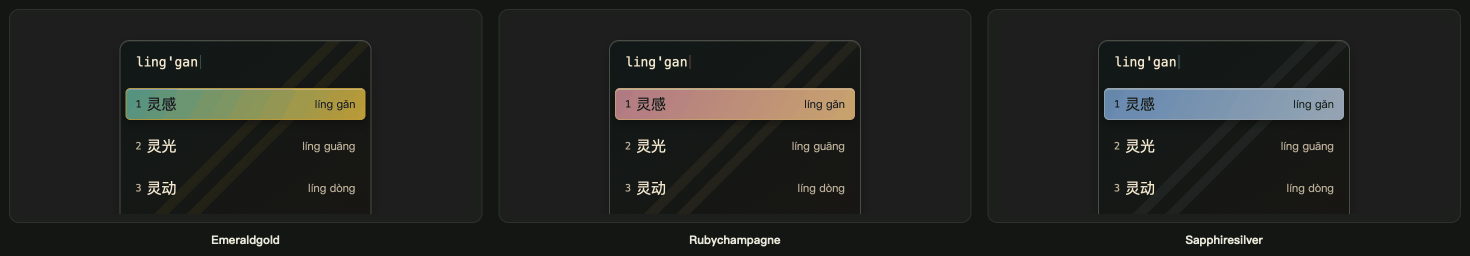
#> input picture glow-studio/screenshots/families/artdeco.png, 2940 x 511 px (shown at 1/2 size); its folder holds only this picture in this run
$ python trim-previews.py
#> lines starting #> are read from the running program, lines starting #| are printed output that depends on the picture; after the words box and inside, x2 and y2 are one past the last pixel; in counts of white or black regions, pixels touching at a corner belong together
#> in trim, im is the input picture: PIL image 2940x511 P; mean R, G, B 35, 36.2, 33.3
#!/usr/bin/env python3
"""Trim and compress the preview PNGs produced by build-guest-previews.cjs.

Playwright screenshots a fixed viewport, leaving a wide border of background
around the candidate panel. This crops every shot to its content bounding box
(plus a small margin) and re-encodes it so the repository stays small.

Usage:
    python3 glow-studio/trim-previews.py            # trim + compress all
    python3 glow-studio/trim-previews.py --check    # report only, no writes
"""
import argparse
from pathlib import Path

import numpy as np
from PIL import Image

PACK = Path(__file__).resolve().parent
SHOTS = PACK / 'screenshots'
MARGIN = 18          # px of padding kept around the content
BG_TOLERANCE = 18    # channel distance from the corner colour that still counts as background


def content_bbox(im, tolerance=BG_TOLERANCE):
    """Bounding box of everything that differs from the top-left pixel."""
#> called with tolerance = 18
    a = np.asarray(im.convert('RGB')).astype(np.int16)
    bg = a[0, 0]
#> bg = [20, 22, 20]
    mask = np.abs(a - bg).sum(axis=2) > tolerance
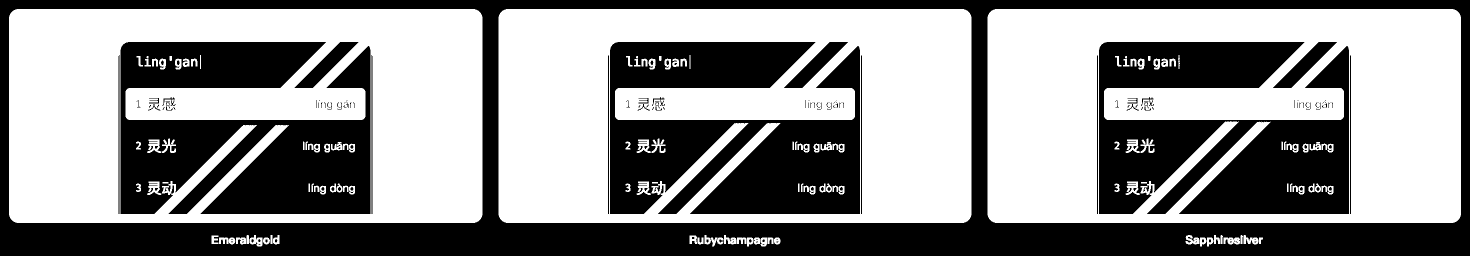
#> mask: shape (511, 2940) bool (shown at 1/2 size); 56.6% white; 188 black regions (106 under 20 px), largest, box (x1, y1, x2, y2) and area: (0, 0, 2940, 511) 282351, (241, 84, 741, 428) 117820, (1220, 84, 1720, 428) 117599
    if not mask.any():
        return None
    ys, xs = np.where(mask)
    return int(xs.min()), int(ys.min()), int(xs.max()) + 1, int(ys.max()) + 1


def trim(path, check=False):
    before = path.stat().st_size
    im = Image.open(path)
    box = content_bbox(im)
#> box = (18, 18, 2922, 493)
    if not box:
        return before, before, None
    w, h = im.size
#> w = 2940; h = 511
    left = max(0, box[0] - MARGIN)
#> left = 0
    top = max(0, box[1] - MARGIN)
#> top = 0
    right = min(w, box[2] + MARGIN)
#> right = 2940
    bottom = min(h, box[3] + MARGIN)
#> bottom = 511
    cropped = im.crop((left, top, right, bottom))
    if check:
        return before, before, cropped.size
    # Palette-quantise the UI shots: flat colours survive 256 colours cleanly while
    # the file shrinks by an order of magnitude.
    out = cropped.convert('RGB').quantize(colors=256, method=Image.MEDIANCUT, dither=Image.NONE)
    out.save(path, optimize=True)
    return before, path.stat().st_size, cropped.size


def main():
    ap = argparse.ArgumentParser(description=__doc__)
    ap.add_argument('--check', action='store_true')
    args = ap.parse_args()
    targets = sorted(SHOTS.glob('guest-*.png')) + \
              sorted((SHOTS / 'families').glob('*.png')) + \
              sorted((SHOTS / 'themes').glob('*.png'))
    if not targets:
        raise SystemExit('No preview images found; run build-guest-previews.cjs first.')
    total_before = total_after = 0
    for p in targets:
        before, after, size = trim(p, check=args.check)
#> before = 135839; after = 135839; size = (2940, 511)
        total_before += before
#> total_before = 135839
        total_after += after
#> total_after = 135839
        print(f'{p.relative_to(PACK)!s:44} {before/1024:9.1f}K -> {after/1024:8.1f}K  {size}')
#| screenshots/families/artdeco.png                 132.7K ->    132.7K  (2940, 511)
    print(f'\n{len(targets)} files: {total_before/1048576:.1f}MB -> {total_after/1048576:.1f}MB')
#| 1 files: 0.1MB -> 0.1MB


if __name__ == '__main__':
    main()

$ run again, on glow-studio/screenshots/families/dopamine.png
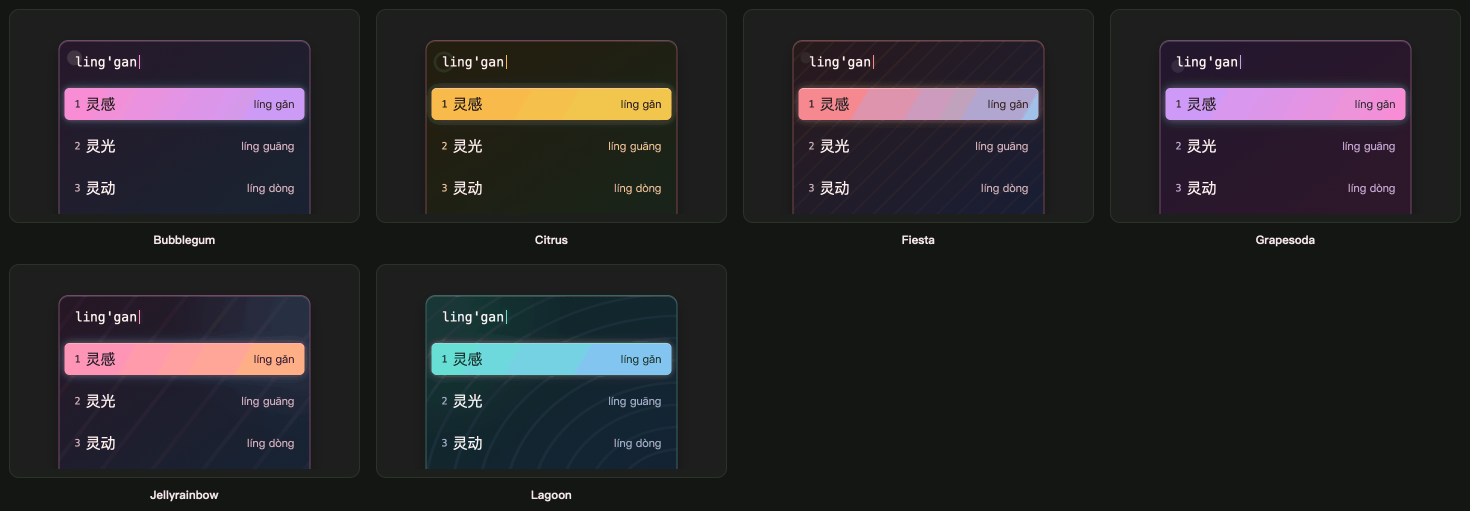
#> input picture glow-studio/screenshots/families/dopamine.png, 2940 x 1021 px (shown at 1/2 size)
#> in trim, im is the input picture: PIL image 2940x1021 P; mean R, G, B 39.8, 38, 40.6
#> bg = [20, 22, 20]
#> in content_bbox, `mask = np.abs(a - bg).sum(axis=2) > tolerance`:
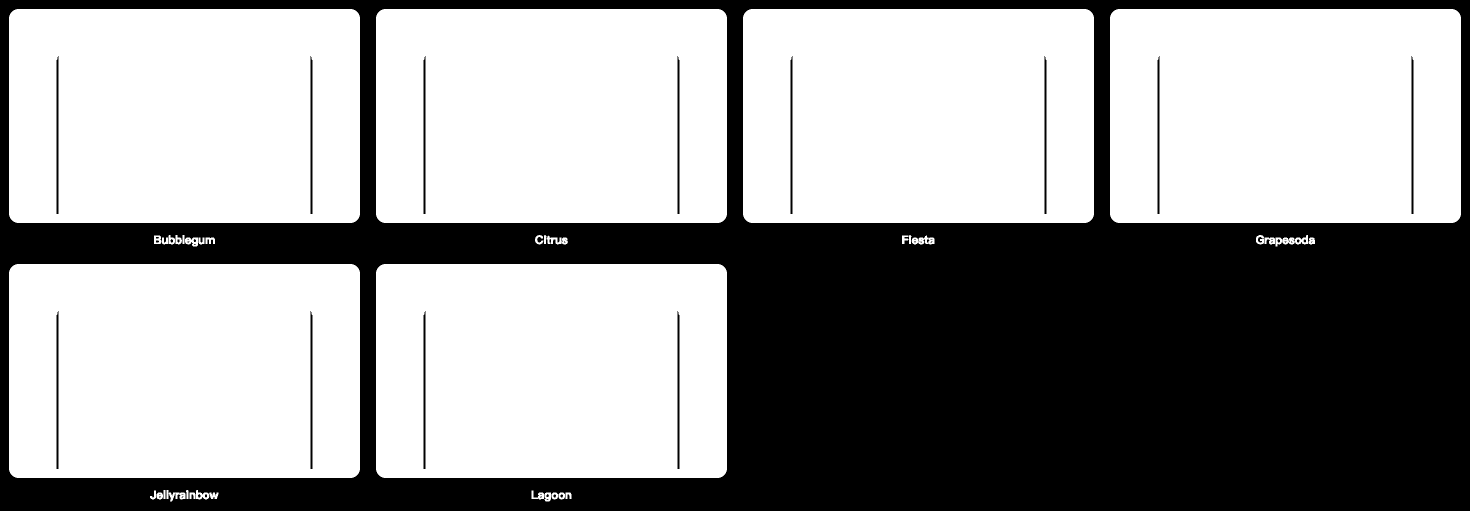
#> mask: shape (1021, 2940) bool (shown at 1/2 size); 59.7% white; 53 black regions (27 under 20 px), largest, box (x1, y1, x2, y2) and area: (0, 0, 2940, 1021) 1194352, (113, 112, 117, 428) 1247, (621, 112, 625, 428) 1247
#> box = (18, 18, 2922, 1003)
#> left = 0
#> right = 2940
#> bottom = 1021
#| screenshots/families/dopamine.png                351.5K ->    351.5K  (2940, 1021)
#| 1 files: 0.3MB -> 0.3MB

$ run again, on glow-studio/screenshots/families/macaron.png
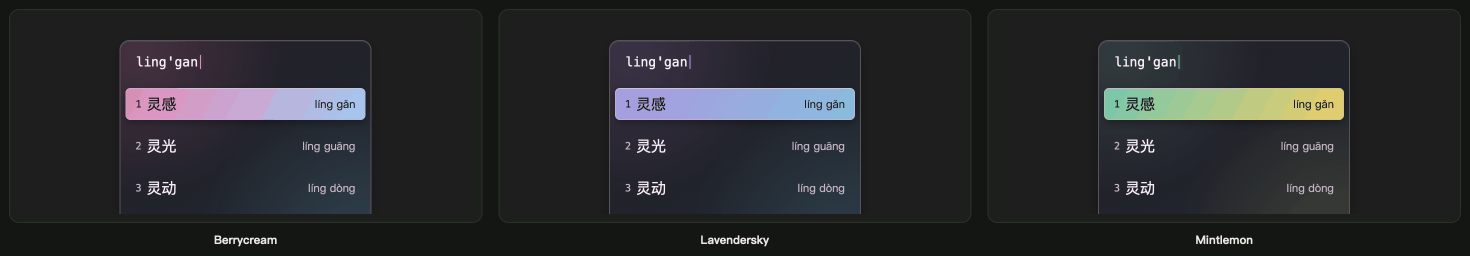
#> input picture glow-studio/screenshots/families/macaron.png, 2940 x 511 px (shown at 1/2 size)
#> in trim, im is the input picture: PIL image 2940x511 P; mean R, G, B 41.4, 42.6, 44.8
#> bg = [20, 22, 20]
#> in content_bbox, `mask = np.abs(a - bg).sum(axis=2) > tolerance`:
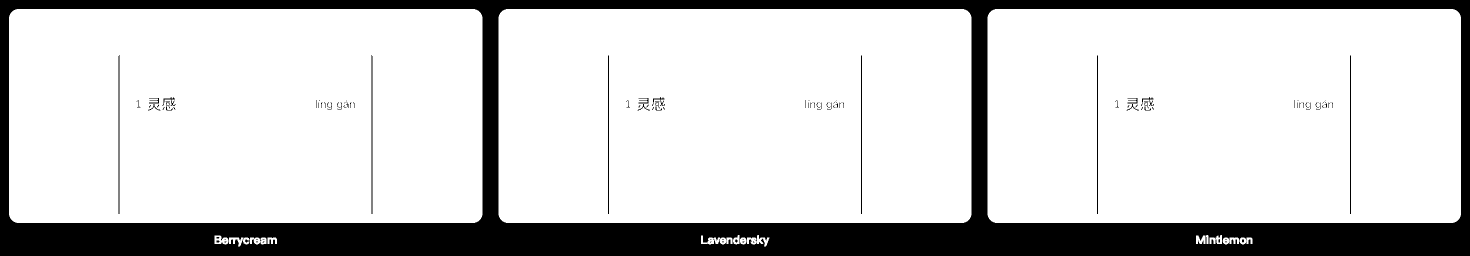
#> mask: shape (511, 2940) bool (shown at 1/2 size); 80.7% white; 124 black regions (87 under 20 px), largest, box (x1, y1, x2, y2) and area: (0, 0, 2940, 511) 283823, (237, 110, 239, 428) 634, (743, 110, 745, 428) 634
#> box = (18, 18, 2922, 493)
#> left = 0
#> right = 2940
#> bottom = 511
#| screenshots/families/macaron.png                 181.7K ->    181.7K  (2940, 511)
#| 1 files: 0.2MB -> 0.2MB
